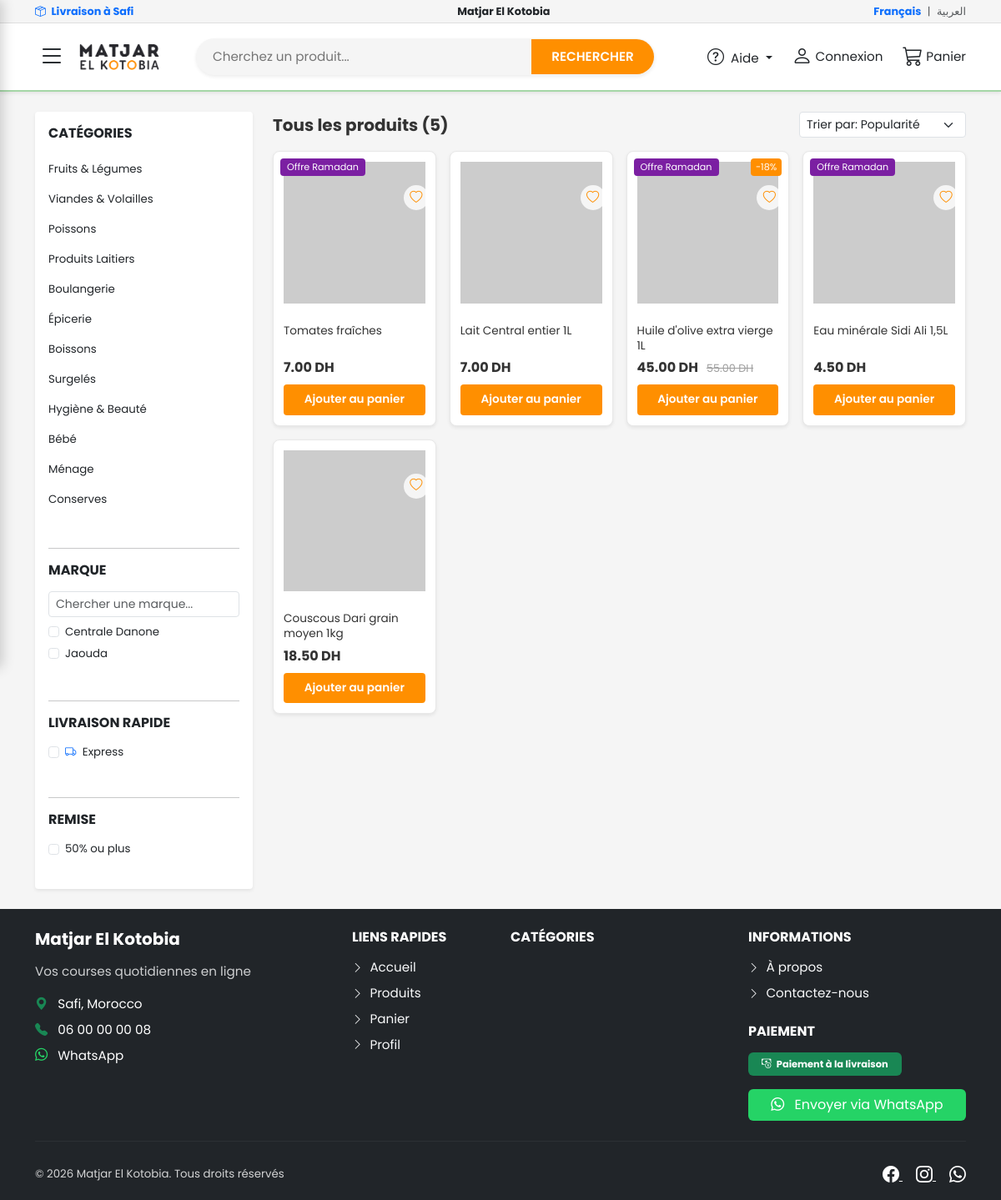
Screenshot of /pages/products.php with the database file from the repository.
### tables this page shows
CREATE TABLE IF NOT EXISTS `hri_category` (
    `category_id`               INT UNSIGNED    NOT NULL AUTO_INCREMENT,
    `category_name_fr`          VARCHAR(100)    NOT NULL                 COMMENT 'Category name in French',
    `category_name_ar`          VARCHAR(100)    NOT NULL                 COMMENT 'Category name in Arabic',
    `category_slug`             VARCHAR(120)    NOT NULL                 COMMENT 'URL-safe slug (e.g. fruits-legumes)',
    `category_icon`             VARCHAR(100)             DEFAULT NULL    COMMENT 'Bootstrap Icon class or filename',
    `category_image`            VARCHAR(255)             DEFAULT NULL    COMMENT 'Category image filename (assets/images/categories/)',
    `category_description_fr`   TEXT                     DEFAULT NULL    COMMENT 'Optional description in French',
    `category_description_ar`   TEXT                     DEFAULT NULL    COMMENT 'Optional description in Arabic',
    `category_display_order`    INT             NOT NULL DEFAULT 0       COMMENT 'Sort order for nav/listing display',
    `category_is_active`        TINYINT(1)      NOT NULL DEFAULT 1       COMMENT '1=visible, 0=hidden',
    `category_created_at`       DATETIME        NOT NULL DEFAULT CURRENT_TIMESTAMP,
    `category_updated_at`       DATETIME        NOT NULL DEFAULT CURRENT_TIMESTAMP
                                                         ON UPDATE CURRENT_TIMESTAMP,

     
    PRIMARY KEY (`category_id`),
    UNIQUE KEY `uq_category_slug` (`category_slug`),

     
    INDEX `idx_category_slug`         (`category_slug`),
    INDEX `idx_category_active_order` (`category_is_active`, `category_display_order`)

);

CREATE TABLE IF NOT EXISTS `hri_product` (
    `product_id`                INT UNSIGNED    NOT NULL AUTO_INCREMENT,
    `product_category_id`       INT UNSIGNED    NOT NULL                 COMMENT 'FK → hri_category.category_id',
    `product_name_fr`           VARCHAR(200)    NOT NULL                 COMMENT 'Product name in French',
    `product_name_ar`           VARCHAR(200)    NOT NULL                 COMMENT 'Product name in Arabic',
    `product_slug`              VARCHAR(220)    NOT NULL                 COMMENT 'URL-safe slug — unique per product',
    `product_description_fr`    TEXT                     DEFAULT NULL    COMMENT 'Full description in French',
    `product_description_ar`    TEXT                     DEFAULT NULL    COMMENT 'Full description in Arabic',
    `product_price`             DECIMAL(10,2)   NOT NULL                 COMMENT 'Regular price in DH (MAD)',
    `product_sale_price`        DECIMAL(10,2)            DEFAULT NULL    COMMENT 'Promotional price in DH — NULL = no sale',
    `product_unit`              ENUM('kg','piece','pack','liter','gram','unit')
                                                NOT NULL DEFAULT 'piece' COMMENT 'Unit of measure',
    `product_unit_step`         DECIMAL(5,2)    NOT NULL DEFAULT 1.00   COMMENT 'Cart quantity increment (e.g. 0.5 for ½ kg)',
    `product_stock_quantity`    INT             NOT NULL DEFAULT 0       COMMENT 'Available stock — 0 = out of stock',
    `product_image`             VARCHAR(255)    NOT NULL DEFAULT 'default_product.jpg'
                                                                         COMMENT 'Main image filename (assets/uploads/products/)',
    `product_image_thumb`       VARCHAR(255)             DEFAULT NULL    COMMENT 'Thumbnail filename (generated by PHP GD)',
    `product_is_featured`       TINYINT(1)      NOT NULL DEFAULT 0       COMMENT '1 = show in homepage featured section',
    `product_is_on_sale`        TINYINT(1)      NOT NULL DEFAULT 0       COMMENT '1 = show sale badge overlay',
    `product_is_active`         TINYINT(1)      NOT NULL DEFAULT 1       COMMENT '1 = visible to customers',
    `product_view_count`        INT UNSIGNED    NOT NULL DEFAULT 0       COMMENT 'Page-view counter for basic analytics',
    `product_sort_order`        INT             NOT NULL DEFAULT 0       COMMENT 'Custom sort within category',
    `product_created_at`        DATETIME        NOT NULL DEFAULT CURRENT_TIMESTAMP,
    `product_updated_at`        DATETIME        NOT NULL DEFAULT CURRENT_TIMESTAMP
                                                         ON UPDATE CURRENT_TIMESTAMP,

     
    PRIMARY KEY (`product_id`),
    UNIQUE KEY `uq_product_slug` (`product_slug`),

    CONSTRAINT `fk_product_category`
        FOREIGN KEY (`product_category_id`)
        REFERENCES `hri_category` (`category_id`)
        ON DELETE RESTRICT
        ON UPDATE CASCADE,

     
    INDEX `idx_product_category`  (`product_category_id`),
    INDEX `idx_product_slug`      (`product_slug`),
    INDEX `idx_product_active`    (`product_is_active`),
    INDEX `idx_product_featured`  (`product_is_featured`, `product_is_active`),
    INDEX `idx_product_sale`      (`product_is_on_sale`,  `product_is_active`),
    INDEX `idx_product_price`     (`product_price`),
    INDEX `idx_product_stock`     (`product_stock_quantity`),

     
    FULLTEXT INDEX `idx_product_search` (`product_name_fr`, `product_name_ar`,
                                          `product_description_fr`, `product_description_ar`)

);

### includes/functions.php (called while the page is built, shortened)
<?php
function execute_query(string $sql, array $params = []): PDOStatement
{
    global $db_connection;
    $stmt = $db_connection->prepare($sql);
    $stmt->execute($params);
    return $stmt;
}
function fetch_all(string $sql, array $params = []): array
{
    $stmt = execute_query($sql, $params);
    return $stmt->fetchAll();
}
function count_rows(string $sql, array $params = []): int
{
    $stmt = execute_query($sql, $params);
    return (int) $stmt->fetchColumn();
}
function get_all_products(int $page = 1, int $per_page = PRODUCTS_PER_PAGE): array
{
    $offset = ($page - 1) * $per_page;
    $sql = "SELECT p.*, c.category_name_fr, c.category_name_ar
            FROM hri_product p
            LEFT JOIN hri_category c ON p.product_category_id = c.category_id
            WHERE p.product_is_active = 1
            ORDER BY p.product_sort_order ASC, p.product_created_at DESC
            LIMIT :limit OFFSET :offset";
    global $db_connection;
    $stmt = $db_connection->prepare($sql);
    $stmt->bindValue(':limit', $per_page, PDO::PARAM_INT);
    $stmt->bindValue(':offset', $offset, PDO::PARAM_INT);
    $stmt->execute();
    return $stmt->fetchAll();
}
function get_total_products_count(): int
{
    return count_rows("SELECT COUNT(*) FROM hri_product WHERE product_is_active = 1");
}
function get_active_categories(): array
{
    $sql = "SELECT * FROM hri_category
            WHERE category_is_active = 1
            ORDER BY category_display_order ASC";
    return fetch_all($sql);
}
function format_price(float $amount): string
{
    return number_format($amount, 2, '.', '') . ' ' . DEFAULT_CURRENCY;
}
function get_product_image_url(?string $image_filename): string
{
    return UPLOAD_URL . $image_filename;
}

### includes/language_handler.php (called while the page is built, shortened)
<?php
$current_language = DEFAULT_LANGUAGE;

### pages/products.php (the view, shortened to what this page needs)
<?php
global $current_language, $is_rtl, $lang;
$current_page = isset($_GET['page']) ? (int)$_GET['page'] : 1;
$category_id = isset($_GET['category']) ? (int)$_GET['category'] : 0;
$search_query = isset($_GET['q']) ? sanitize_input($_GET['q']) : '';
if (!empty($search_query)) {
    $product_list = search_products($search_query);
    $total_items = count($product_list);
    $page_title = ($current_language === 'ar' ? 'نتائج البحث عن: ' : 'Résultats pour: ') . '"' . htmlspecialchars($search_query) . '"';
} else {
    $product_list = get_all_products($current_page);
    $total_items = get_total_products_count();
    $page_title = $lang['all_products'];
}
require_once __DIR__ . '/../includes/header.php';
?>
<div class="container py-4">
    <div class="row g-4">
        <div class="col-lg-3 d-none d-lg-block">
            <div class="card border-0 shadow-sm p-3 h-100" style="border-radius: 4px;">
                <h6 class="fw-bold text-uppercase mb-3"><?php echo $lang['categories'] ?? 'Catégories'; ?></h6>
                <div class="list-group list-group-flush mb-4">
                    <?php
                    $active_cats = get_active_categories();
                    foreach ($active_cats as $cat):
                    ?>
                        <a href="?category=<?php echo $cat['category_id']; ?>" class="list-group-item list-group-item-action border-0 px-0 small <?php echo $category_id == $cat['category_id'] ? 'text-primary fw-bold' : ''; ?>">
                            <?php echo htmlspecialchars($current_language === 'ar' ? $cat['category_name_ar'] : $cat['category_name_fr']); ?>
                        </a>
                    <?php endforeach; ?>
                </div>
                <hr>
                <h6 class="fw-bold text-uppercase mb-3">MARQUE</h6>
                <div class="mb-4">
                    <input type="text" class="form-control form-control-sm mb-2" placeholder="Chercher une marque...">
                    <div class="form-check small">
                        <input class="form-check-input" type="checkbox" value="" id="brand1">
                        <label class="form-check-label" for="brand1">Centrale Danone</label>
                    </div>
                    <div class="form-check small">
                        <input class="form-check-input" type="checkbox" value="" id="brand2">
                        <label class="form-check-label" for="brand2">Jaouda</label>
                    </div>
                </div>
                <hr>
                <h6 class="fw-bold text-uppercase mb-3">LIVRAISON RAPIDE</h6>
                <div class="form-check small mb-4">
                    <input class="form-check-input" type="checkbox" value="" id="fastDelivery">
                    <label class="form-check-label" for="fastDelivery"><i class="bi bi-truck text-primary me-1"></i> Express</label>
                </div>
                <hr>
                <h6 class="fw-bold text-uppercase mb-3">REMISE</h6>
                <div class="mb-3">
                    <div class="form-check small">
                        <input class="form-check-input" type="checkbox" value="" id="discount1">
                        <label class="form-check-label" for="discount1">50% ou plus</label>
                    </div>
                </div>
            </div>
        </div>
        <div class="col-lg-9 col-12">
            <div class="d-flex justify-content-between align-items-center mb-3">
                <h1 class="h5 fw-bold mb-0"><?php echo $page_title; ?> (<?php echo $total_items; ?>)</h1>
                <div class="d-none d-lg-block">
                    <select class="form-select form-select-sm" style="width: 200px;">
                        <option>Trier par: Popularité</option>
                    </select>
                </div>
            </div>
            <?php if (empty($product_list)): ?>
                <div class="card border-0 shadow-sm p-5 text-center">
                    <i class="bi bi-search fs-1 text-muted mb-3"></i>
                    <p class="text-muted">Aucun produit trouvé.</p>
                </div>
            <?php else: ?>
                <div class="row g-2 g-md-3">
                    <?php foreach ($product_list as $product_data): ?>
                        <div class="col-6 col-md-4 col-lg-3">
                            <?php include __DIR__ . '/_product_card.php'; ?>
                        </div>
                    <?php endforeach; ?>
                </div>
            <?php endif; ?>
        </div>
    </div>
</div>
<?php require_once __DIR__ . '/../includes/footer.php'; ?>

### pages/_product_card.php (shortened to what this page needs)
<?php
$p = $product_data;
$product_id = (int)$p['product_id'];
$product_name_fr = $p['product_name_fr'];
$product_name_ar = $p['product_name_ar'];
$product_image = $p['product_image'];
$product_price = (float)$p['product_price'];
$product_sale_price = (float)$p['product_sale_price'];
$is_on_sale = (bool)$p['product_is_on_sale'] && $product_sale_price > 0 && $product_sale_price < $product_price;
$display_price = $is_on_sale ? $product_sale_price : $product_price;
$cart = $_SESSION[CART_SESSION_KEY] ?? [];
$in_cart = isset($cart[$product_id]);
?>
<div class="hri-product-card shadow-sm" data-product-id="<?php echo $product_id; ?>">
    <?php if ($p['product_is_featured']): ?>
        <span class="hri-badge-promo"><?php echo $current_language === 'ar' ? 'عرض خاص' : 'Offre Ramadan'; ?></span>
    <?php endif; ?>
    <?php if ($is_on_sale): ?>
        <span class="hri-badge-discount">-<?php echo round((($product_price - $product_sale_price) / $product_price) * 100); ?>%</span>
    <?php endif; ?>
    <a href="<?php echo SITE_URL; ?>/pages/product_detail.php?slug=<?php echo $p['product_slug']; ?>" class="text-decoration-none">
        <img src="<?php echo get_product_image_url($product_image); ?>" alt="<?php echo htmlspecialchars($product_name_fr); ?>" loading="lazy" onerror="this.src='https://placehold.co/200x200/f5f5f5/9e9e9e?text=No+Image'">
    </a>
    <button class="hri-wishlist-btn"><i class="bi bi-heart"></i></button>
    <div class="hri-card-body">
        <a href="<?php echo SITE_URL; ?>/pages/product_detail.php?slug=<?php echo $p['product_slug']; ?>" class="hri-card-name">
            <?php echo htmlspecialchars($current_language === 'ar' ? $product_name_ar : $product_name_fr); ?>
        </a>
        <div class="hri-price-group">
            <span class="hri-price-current"><?php echo format_price($display_price); ?></span>
            <?php if ($is_on_sale): ?>
                <span class="hri-price-original"><?php echo format_price($product_price); ?></span>
            <?php endif; ?>
        </div>
        <button class="hri-btn-add-cart btn w-100" style="<?php echo $in_cart ? 'display:none;' : 'display:block;'; ?>" onclick="addCardToCart(<?php echo $product_id; ?>)">
            <?php echo $current_language === 'ar' ? 'أضف إلى السلة' : 'Ajouter au panier'; ?>
        </button>
    </div>
</div>

### assets/css/style.css (style rules this page uses)
:root { --color-primary : #2E7D32; --color-primary-dark : #1B5E20; --color-primary-light : #A5D6A7; --color-accent-orange : #FF8F00; --color-accent-red : #D32F2F; --color-whatsapp : #25D366; --color-white : #FFFFFF; --color-gray-light : #F5F5F5; --color-gray-medium : #9E9E9E; --color-text-dark : #333333; --font-family-fr : 'Poppins', sans-serif; --font-family-ar : 'Cairo', sans-serif; }
body { background-color: var(--color-gray-light); color: var(--color-text-dark); font-family: var(--font-family-fr); font-size: 0.95rem; }
.hri-product-card { background: #fff; border-radius: 8px; border: 1px solid #e8e8e8; position: relative; transition: box-shadow 0.2s ease; overflow: hidden; height: 100%; display: flex; flex-direction: column; }
.hri-product-card img { width: 100%; aspect-ratio: 1/1; object-fit: contain; padding: 12px; }
.hri-badge-promo { position: absolute; top: 8px; left: 8px; background: #7B1FA2; color: white; font-size: 0.7rem; padding: 2px 8px; border-radius: 4px; z-index: 1; }
.hri-badge-discount { position: absolute; top: 8px; right: 8px; background: var(--color-accent-orange); color: white; font-size: 0.7rem; padding: 2px 6px; border-radius: 4px; z-index: 1; }
.hri-wishlist-btn { position: absolute; top: 40px; right: 8px; background: rgba(255,255,255,0.8); border: none; color: var(--color-accent-orange); width: 30px; height: 30px; border-radius: 50%; display: flex; align-items: center; justify-content: center; cursor: pointer; z-index: 1; }
.hri-card-body { padding: 12px; flex-grow: 1; display: flex; flex-direction: column; }
.hri-card-name { font-size: 0.85rem; color: var(--color-text-dark); line-height: 1.3; min-height: 2.6em; margin-bottom: 6px; text-decoration: none; display: block; }
.hri-price-group { margin-bottom: 8px; }
.hri-price-current { font-size: 1rem; font-weight: 700; color: var(--color-text-dark); }
.hri-price-original { font-size: 0.8rem; color: var(--color-gray-medium); text-decoration: line-through; margin-left: 6px; }
.hri-btn-add-cart { background: var(--color-accent-orange); color: white; border: none; border-radius: 4px; font-size: 0.85rem; font-weight: 600; padding: 8px; margin-top: auto; width: 100%; transition: background 0.2s; }

### rows the page displays
hri_category: category_name_fr "Fruits & Légumes"
hri_category: category_name_fr "Viandes & Volailles"
hri_category: category_name_fr "Poissons"
hri_category: category_name_fr "Produits Laitiers"
hri_category: category_name_fr "Boulangerie"
hri_category: category_name_fr "Épicerie"
hri_category: category_name_fr "Boissons"
hri_category: category_name_fr "Surgelés"
hri_category: category_name_fr "Hygiène & Beauté"
hri_category: category_name_fr "Bébé"
hri_category: category_name_fr "Ménage"
hri_category: category_name_fr "Conserves"
hri_product: product_is_featured "Offre Ramadan", product_name_fr "Tomates fraîches", format_price($display_price) "7.00 DH"
hri_product: product_name_fr "Lait Central entier 1L", format_price($display_price) "7.00 DH"
hri_product: product_is_featured "Offre Ramadan", (($product_price - $product_sale_price) / $product_price) * 100 "18", product_name_fr "Huile d'olive extra vierge 1L", format_price($display_price) "45.00 DH", product_price "55.00 DH"
hri_product: product_is_featured "Offre Ramadan", product_name_fr "Eau minérale Sidi Ali 1,5L", format_price($display_price) "4.50 DH"
hri_product: product_name_fr "Couscous Dari grain moyen 1kg", format_price($display_price) "18.50 DH"

### other values shown
$lang['site_name'] "Matjar El Kotobia"
$lang['login'] "Connexion"
$lang['cart'] "Panier"
$lang['categories'] "CATÉGORIES"
$page_title "Tous les produits"
$total_items "5"
$store_name "Matjar El Kotobia"
SITE_TAGLINE_FR "Vos courses quotidiennes en ligne"
$store_address "Safi, Morocco"
STORE_PHONE_DISPLAY "06 00 00 00 08"
$lang['quick_links'] "LIENS RAPIDES"
$lang['home'] "Accueil"
$lang['products'] "Produits"
$lang['profile'] "Profil"
$lang['about_us'] "À propos"
